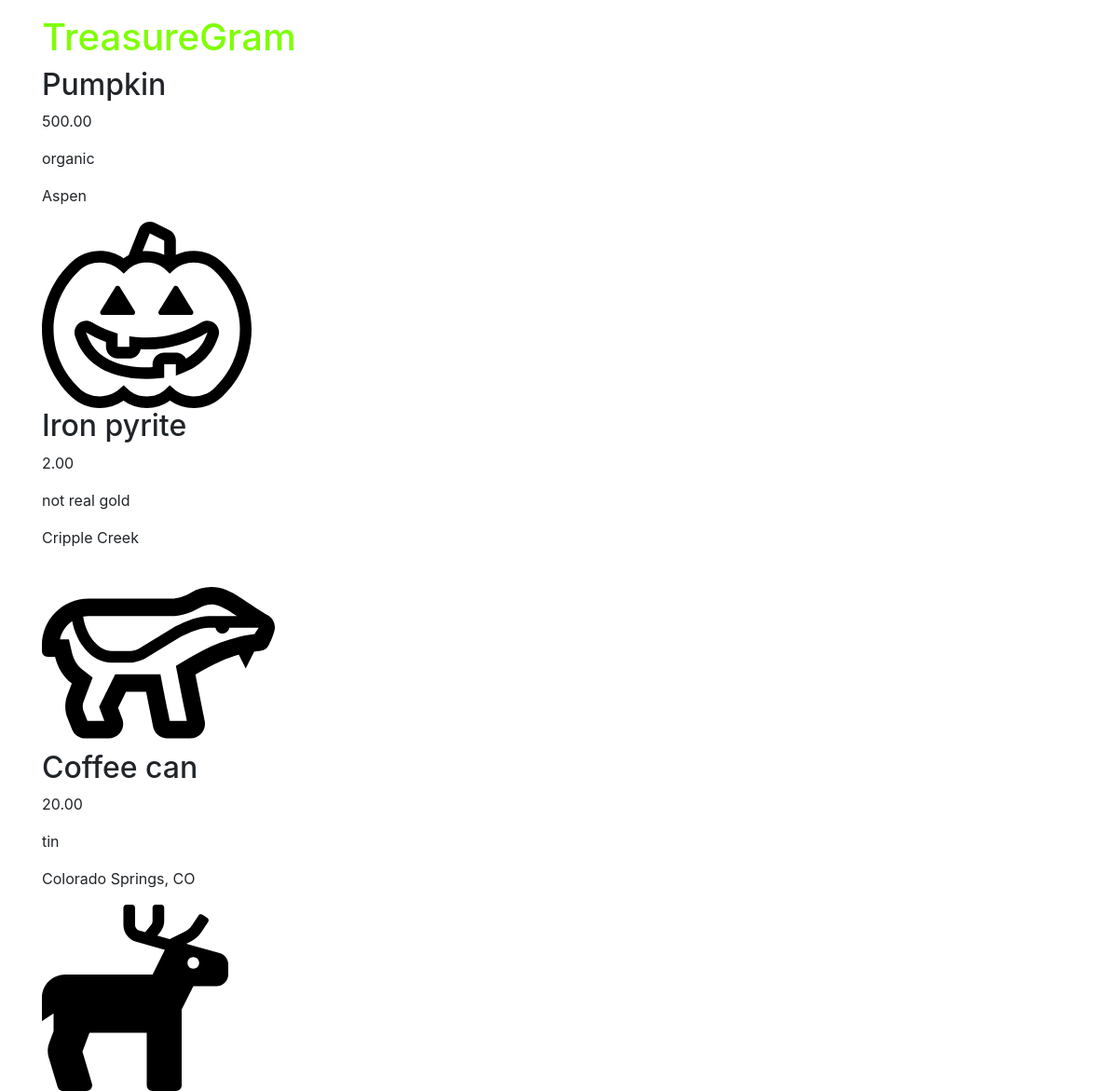
Before: / with the older database file.
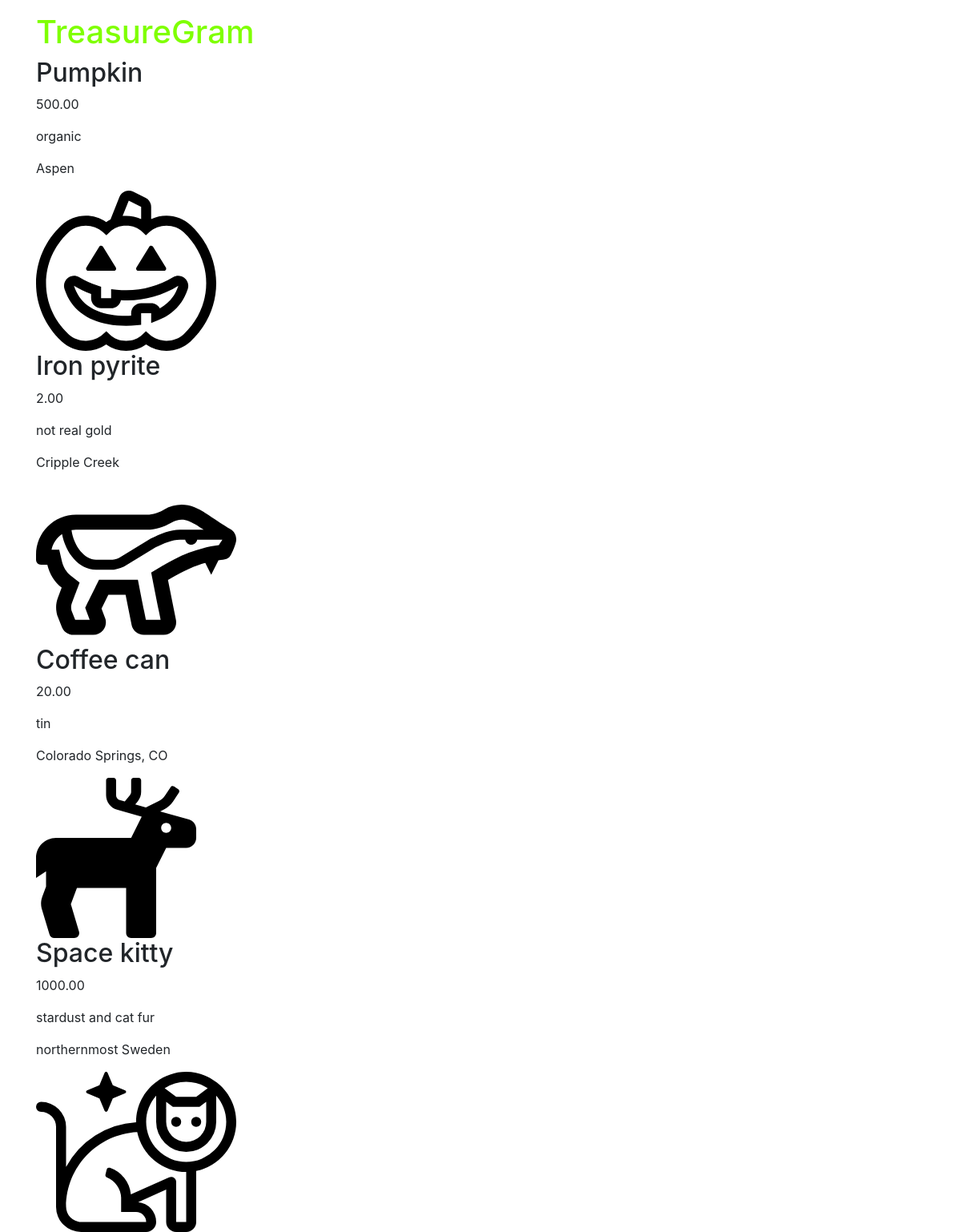
After: the same page with the newer database file.
### main_app/models.py (models this page shows, shortened)
class Treasure(models.Model):
    name = models.CharField(max_length=100)
    value = models.DecimalField(max_digits=10, decimal_places=2)
    material = models.CharField(max_length=100)
    location = models.CharField(max_length=100)
    image = models.CharField(max_length=100)

### main_app/views.py (the view)
# urls.py: url('', views.index)
def index(request):
    treasures = Treasure.objects.all()
    return render(request, 'index.html', {'treasures': treasures})

### main_app/templates/index.html (shortened to what this page needs)
{% load static %}
<!DOCTYPE html>
<html>
<head>
    <link rel="stylesheet" href="https://stackpath.bootstrapcdn.com/bootstrap/4.1.3/css/bootstrap.min.css">
    <link rel="stylesheet" type="text/css" href="{% static 'style.css' %}"/>
</head>
<body>
    <nav class="navbar navbar-default navbar-static-top text-center">
    </nav>
    <main class="container" role="main">
    <h1>TreasureGram</h1>
    <div class="panel panel-default">
        {% for treasure in treasures %}
        <div class="panel-heading">
            <h2 class="panel-title">{{treasure.name}}</h2>
        </div>
        <div class="panel-body">
            <p>{{treasure.value}}</p>
            <p>{{treasure.material}}</p>
            <p>{{treasure.location}}</p>
            <img src={{treasure.image}} height="200"/>
        </div>
        {% endfor %}
    </div>
    </main>
</body>
</html>

### main_app/static/style.css (style rules this page uses)
h1 { color: chartreuse; }

Changed rows visible on the page:
added Treasure: name "Space kitty", value "1000.00", material "stardust and cat fur", location "northernmost Sweden", image (picture)
